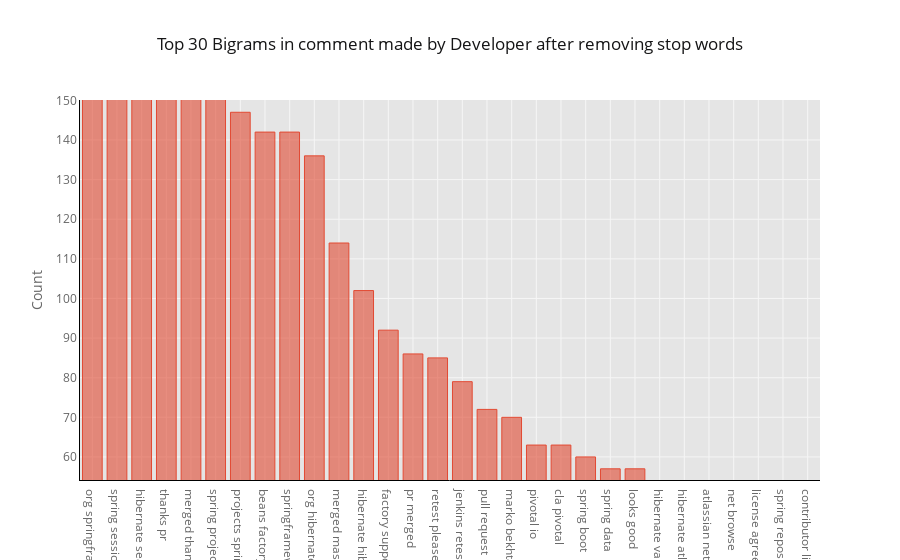

The notebook cell this image was saved under:
### Code cell
# Bigrams frequency distribution after removing stop words 
def get_top_n_words(corpus, n=None):
    vec= CountVectorizer(ngram_range=(2,2),stop_words=stopword__).fit(corpus)
    bag_of_words= vec.transform(corpus)
    sum_words= bag_of_words.sum(axis=0)
    words_freq=[(word, sum_words[0, idx]) for word, idx in vec.vocabulary_.items()]
    words_freq= sorted(words_freq, key= lambda x: x[1], reverse= True)
    return words_freq[:n]

common_words= get_top_n_words(data['comment'],30)
df_1= pd.DataFrame(common_words, columns=['comment','count'])
df_1.groupby('comment').sum()['count'].sort_values(ascending=False).plot(kind='bar', color="brown"), 
plt.ylabel('Count')
plt.xlabel('comments')
plt.title('Top 30 Bigrams in comment made by Developer after removing stop words')
plt.figure(figsize = (30,6))
plt.show()

df_1.groupby('comment').sum()['count'].sort_values(ascending=False).iplot(kind='bar', yTitle='Count', 
                                                           linecolor='black',
                                                           title='Top 30 Bigrams in comment made by Developer after removing stop words')

### Figure 1 — Plotly figure (JSON) as saved in the notebook; plotly's stock layout.template omitted (floating-point values rounded to 4 significant figures)
{"data": [{"marker": {"color": "rgba(226, 74, 51, 0.6)", "line": {"color": "rgba(226, 74, 51, 1.0)", "width": 1}}, "name": "count", "orientation": "v", "text": "", "type": "bar", "uid": "31108182-6b7e-4898-8270-35bcd5bdd3b6", "x": ["org springframework", "spring session", "hibernate search", "thanks pr", "merged thanks", "spring projects", "projects spring", "beans factory", "springframework beans", "org hibernate", "merged master", "hibernate hibernate", "factory support", "pr merged", "retest please", "jenkins retest", "pull request", "marko bekhta", "pivotal io", "cla pivotal", "spring boot", "spring data", "looks good", "hibernate validator", "hibernate atlassian", "atlassian net", "net browse", "license agreement", "spring repositoryid", "contributor license"], "y": [243, 204, 198, 182, 157, 151, 147, 142, 142, 136, 114, 102, 92, 86, 85, 79, 72, 70, 63, 63, 60, 57, 57, 54, 54, 54, 51, 50, 48, 48]}], "layout": {"autosize": true, "legend": {"bgcolor": "#FFFFFF", "font": {"color": "#666666"}}, "paper_bgcolor": "#FFFFFF", "plot_bgcolor": "#E5E5E5", "title": {"font": {"color": "#151516"}, "text": "Top 30 Bigrams in comment made by Developer after removing stop words"}, "xaxis": {"autorange": true, "gridcolor": "#F6F6F6", "linecolor": "black", "range": [-0.5, 29.5], "showgrid": true, "tickfont": {"color": "#666666"}, "title": {"font": {"color": "#666666"}, "text": ""}, "type": "category", "zerolinecolor": "#F6F6F6"}, "yaxis": {"autorange": false, "gridcolor": "#F6F6F6", "linecolor": "black", "range": [54.18, 150.1], "showgrid": true, "tickfont": {"color": "#666666"}, "title": {"font": {"color": "#666666"}, "text": "Count"}, "type": "linear", "zerolinecolor": "#F6F6F6"}}}
